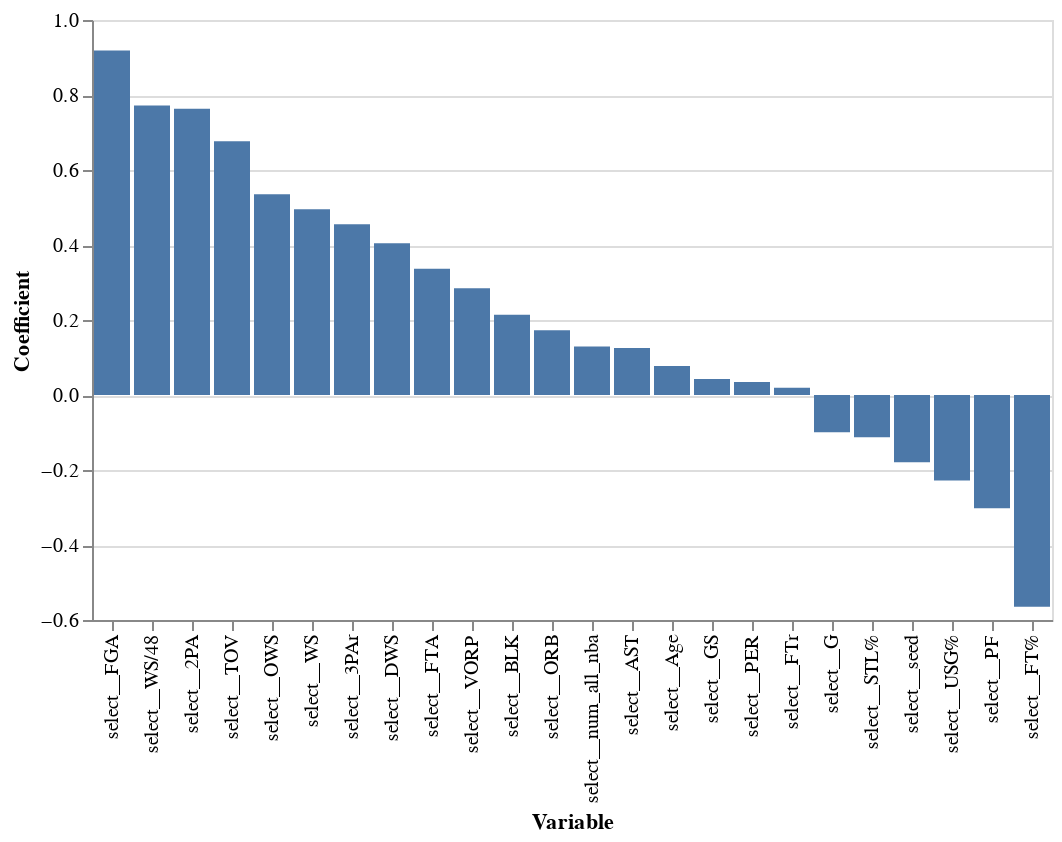

The cell this chart's notebook holds for it:
### Markdown cell above
We see from our coefficient plot that FGA and wins seems to have the highest impact on the log-odds of winning All-NBA, while FT% has the biggest negative impact. This bears further study, but for the purposes of this project (prediction), we do not necessarily care about how the model is weighing each of the features

### Code cell
#Now we will make a bar chart of these coefficients
alt.Chart(coef_df_nz).mark_bar().encode(
    y=alt.Y('coef',title='Coefficient'),
    x=alt.X('var',title='Variable', sort = '-y'))

### Figure 1 — Vega-Lite specification as saved in the notebook (floating-point values rounded to 4 significant figures)
{"config": {"view": {"continuousWidth": 400, "continuousHeight": 300}}, "data": {"name": "data-3eccb556f652d6e958d0081ec26ea139"}, "mark": "bar", "encoding": {"x": {"field": "var", "sort": "-y", "title": "Variable", "type": "nominal"}, "y": {"field": "coef", "title": "Coefficient", "type": "quantitative"}}, "$schema": "https://vega.github.io/schema/vega-lite/v4.17.0.json", "datasets": {"data-3eccb556f652d6e958d0081ec26ea139": [{"coef": 0.07706, "var": "select__Age"}, {"coef": -0.09928, "var": "select__G"}, {"coef": 0.04257, "var": "select__GS"}, {"coef": 0.9189, "var": "select__FGA"}, {"coef": 0.7634, "var": "select__2PA"}, {"coef": 0.337, "var": "select__FTA"}, {"coef": -0.5649, "var": "select__FT%"}, {"coef": 0.1725, "var": "select__ORB"}, {"coef": 0.1252, "var": "select__AST"}, {"coef": 0.214, "var": "select__BLK"}, {"coef": 0.6769, "var": "select__TOV"}, {"coef": -0.3017, "var": "select__PF"}, {"coef": 0.0349, "var": "select__PER"}, {"coef": 0.4554, "var": "select__3PAr"}, {"coef": 0.01964, "var": "select__FTr"}, {"coef": -0.1129, "var": "select__STL%"}, {"coef": -0.2283, "var": "select__USG%"}, {"coef": 0.5352, "var": "select__OWS"}, {"coef": 0.4044, "var": "select__DWS"}, {"coef": 0.4952, "var": "select__WS"}, {"coef": 0.772, "var": "select__WS/48"}, {"coef": 0.2848, "var": "select__VORP"}, {"coef": 0.1291, "var": "select__num_all_nba"}, {"coef": -0.1792, "var": "select__seed"}]}}
